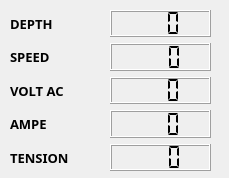
<?xml version="1.0" encoding="UTF-8"?>
<ui version="4.0">
 <class>DMTView</class>
 <widget class="QWidget" name="DMTView">
  <property name="geometry">
   <rect>
    <x>0</x>
    <y>0</y>
    <width>229</width>
    <height>178</height>
   </rect>
  </property>
  <property name="windowTitle">
   <string>DMT</string>
  </property>
  <widget class="QWidget" name="layoutWidget">
   <property name="geometry">
    <rect>
     <x>110</x>
     <y>10</y>
     <width>101</width>
     <height>161</height>
    </rect>
   </property>
   <layout class="QVBoxLayout" name="verticalLayout">
    <item>
     <widget class="QLCDNumber" name="lcdDepth">
      <property name="font">
       <font>
        <family>Times New Roman</family>
        <pointsize>12</pointsize>
        <weight>75</weight>
        <bold>true</bold>
       </font>
      </property>
      <property name="frameShape">
       <enum>QFrame::Box</enum>
      </property>
      <property name="smallDecimalPoint">
       <bool>false</bool>
      </property>
      <property name="digitCount">
       <number>3</number>
      </property>
      <property name="segmentStyle">
       <enum>QLCDNumber::Flat</enum>
      </property>
      <property name="value" stdset="0">
       <double>0.000000000000000</double>
      </property>
      <property name="intValue" stdset="0">
       <number>0</number>
      </property>
     </widget>
    </item>
    <item>
     <widget class="QLCDNumber" name="lcdSpeed">
      <property name="font">
       <font>
        <pointsize>12</pointsize>
        <weight>75</weight>
        <bold>true</bold>
       </font>
      </property>
      <property name="smallDecimalPoint">
       <bool>true</bool>
      </property>
      <property name="digitCount">
       <number>3</number>
      </property>
      <property name="segmentStyle">
       <enum>QLCDNumber::Flat</enum>
      </property>
     </widget>
    </item>
    <item>
     <widget class="QLCDNumber" name="lcdVoltAc">
      <property name="font">
       <font>
        <pointsize>12</pointsize>
        <weight>75</weight>
        <bold>true</bold>
       </font>
      </property>
      <property name="digitCount">
       <number>3</number>
      </property>
      <property name="segmentStyle">
       <enum>QLCDNumber::Flat</enum>
      </property>
     </widget>
    </item>
    <item>
     <widget class="QLCDNumber" name="lcdAmpe">
      <property name="font">
       <font>
        <pointsize>12</pointsize>
        <weight>75</weight>
        <bold>true</bold>
       </font>
      </property>
      <property name="autoFillBackground">
       <bool>false</bool>
      </property>
      <property name="styleSheet">
       <string notr="true"/>
      </property>
      <property name="digitCount">
       <number>3</number>
      </property>
      <property name="segmentStyle">
       <enum>QLCDNumber::Flat</enum>
      </property>
     </widget>
    </item>
    <item>
     <widget class="QLCDNumber" name="lcdTension">
      <property name="font">
       <font>
        <pointsize>12</pointsize>
        <weight>75</weight>
        <bold>true</bold>
       </font>
      </property>
      <property name="smallDecimalPoint">
       <bool>true</bool>
      </property>
      <property name="digitCount">
       <number>3</number>
      </property>
      <property name="segmentStyle">
       <enum>QLCDNumber::Flat</enum>
      </property>
      <property name="value" stdset="0">
       <double>0.000000000000000</double>
      </property>
     </widget>
    </item>
   </layout>
  </widget>
  <widget class="QWidget" name="layoutWidget">
   <property name="geometry">
    <rect>
     <x>10</x>
     <y>10</y>
     <width>92</width>
     <height>161</height>
    </rect>
   </property>
   <layout class="QVBoxLayout" name="verticalLayout_2">
    <item>
     <widget class="QLabel" name="label">
      <property name="font">
       <font>
        <family>Rockwell Extra Bold</family>
        <pointsize>10</pointsize>
        <weight>75</weight>
        <bold>true</bold>
       </font>
      </property>
      <property name="text">
       <string>DEPTH</string>
      </property>
      <property name="textFormat">
       <enum>Qt::PlainText</enum>
      </property>
     </widget>
    </item>
    <item>
     <widget class="QLabel" name="label_2">
      <property name="font">
       <font>
        <family>Rockwell Extra Bold</family>
        <pointsize>10</pointsize>
        <weight>75</weight>
        <bold>true</bold>
       </font>
      </property>
      <property name="text">
       <string>SPEED</string>
      </property>
      <property name="textFormat">
       <enum>Qt::PlainText</enum>
      </property>
     </widget>
    </item>
    <item>
     <widget class="QLabel" name="label_3">
      <property name="font">
       <font>
        <family>Rockwell Extra Bold</family>
        <pointsize>10</pointsize>
        <weight>75</weight>
        <bold>true</bold>
       </font>
      </property>
      <property name="text">
       <string>VOLT AC</string>
      </property>
      <property name="textFormat">
       <enum>Qt::PlainText</enum>
      </property>
     </widget>
    </item>
    <item>
     <widget class="QLabel" name="lbl">
      <property name="font">
       <font>
        <family>Rockwell Extra Bold</family>
        <pointsize>10</pointsize>
        <weight>75</weight>
        <bold>true</bold>
       </font>
      </property>
      <property name="text">
       <string>AMPE</string>
      </property>
      <property name="textFormat">
       <enum>Qt::PlainText</enum>
      </property>
     </widget>
    </item>
    <item>
     <widget class="QLabel" name="label_4">
      <property name="font">
       <font>
        <family>Rockwell Extra Bold</family>
        <pointsize>10</pointsize>
        <weight>75</weight>
        <bold>true</bold>
       </font>
      </property>
      <property name="text">
       <string>TENSION</string>
      </property>
      <property name="textFormat">
       <enum>Qt::PlainText</enum>
      </property>
     </widget>
    </item>
   </layout>
  </widget>
 </widget>
 <resources/>
 <connections/>
</ui>
